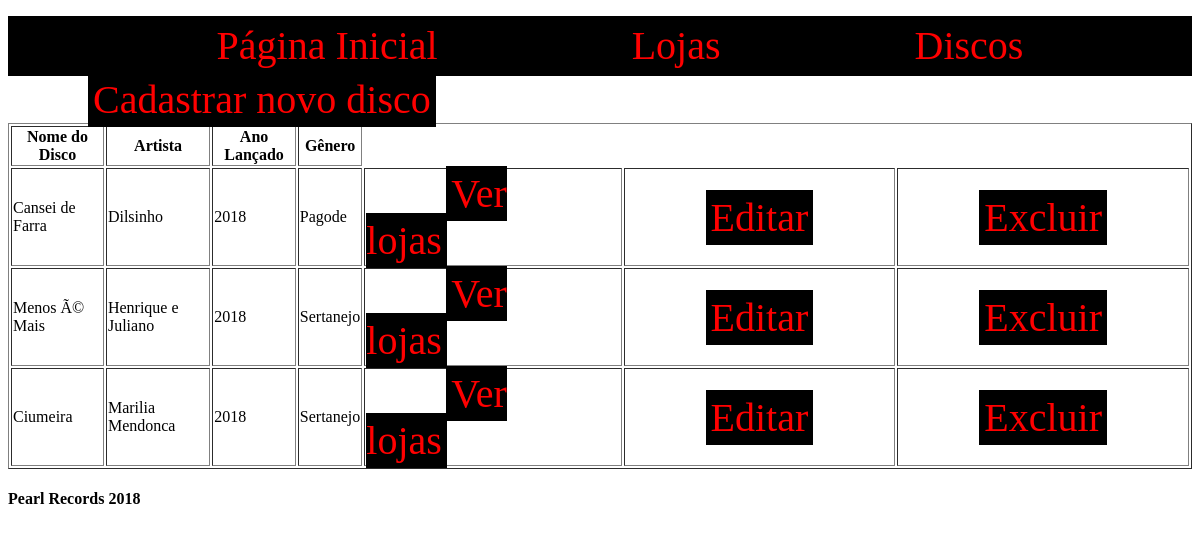
The page /listarDiscos.php on the database its author committed.
### tables this page shows
CREATE TABLE `Disco` (
  `IdDisco` int(11) NOT NULL,
  `Artista` varchar(50) NOT NULL,
  `AnoLancado` int(11) NOT NULL,
  `Genero` varchar(50) NOT NULL,
  `Nome` varchar(60) NOT NULL
);

### DiscoDAO.php (called while the page is built, shortened)
<?php
	class DiscoDAO{
		public function conectar(){
			$servidor = "localhost";
			$usuario = "root";
			$senha = "";
			$bancodados = "PearlRecords";
			$conexao = new mysqli($servidor, $usuario, $senha, $bancodados);
			return $conexao;
		}
		public function listarDiscos(){
			$discos = array();
			try{
				$d = $this->conectar();
				$query = "SELECT * FROM Disco";
				$resultado = $d->query($query);
				while($registro = mysqli_fetch_assoc($resultado)){
					$disco = new Disco();
					$disco->setIdDisco($registro['IdDisco']);
					$disco->setNomeDisco($registro['Nome']);
					$disco->setArtista($registro['Artista']);
					$disco->setAnoLancado($registro['AnoLancado']);
					$disco->setGenero($registro['Genero']);
					array_push($discos, $disco);
				}
			}catch(Exception $ex){
				$situacao = FALSE;
				echo $ex->getFile().' : '.$ex->getLine().' : '.$ex->getMessage();
			}
			return $discos;
		}
	}
?>

### Disco.php (called while the page is built)
<?php
	class Disco {
		private $nome;
		private $artista;
		private $anolancado;
		private $genero;
		private $id;
		function getIdDisco(){
			return $this->id;
		}
		function setIdDisco($id){
			$this->id = $id;
		}
		function setNomeDisco($nome){
			$this->nome = $nome;
		}
		function getNomeDisco(){
			return $this->nome;
		}
		function setArtista($artista){
			$this->artista = $artista;
		}
		function getArtista(){
			return $this->artista;
		}
		function setAnoLancado($anolancado){
			$this->anolancado = $anolancado;
		}
		function getAnoLancado(){
			return $this->anolancado;
		}
		function setGenero($genero){
			$this->genero = $genero;
		}
		function getGenero(){
			return $this->genero;
		}
	}
?>

### listarDiscos.php (the view, shortened to what this page needs)
<?php
require_once 'Disco.php';
require_once 'DiscoDAO.php';
$banco_disco = new DiscoDAO();
$discos = $banco_disco->listarDiscos();
?>
<!DOCTYPE html>
<html>
    <head>
            <link rel="stylesheet" type="text/css" href="Menu.css">
    </head>
    <body>
        <header>
            <nav class="menu">
                <ul>
                    <li><a href = "index.php" >Página Inicial</a></li>
                    <li><a href = "listarLojas.php">Lojas</a></li>
                    <li><a href = "listarDiscos.php">Discos</a></li>
                </ul>
            </nav>
        </header>
	<div class="cadastro">
		<a href="novoDisco.php" class="cadastrobutton">Cadastrar novo disco</a>
        </div>
	<div class="tabeladiscos">
		<table border=1>
			<thead>
			<tr>
				<th> Nome do Disco</th>
				<th> Artista </th>
				<th> Ano Lançado </th>
				<th> Gênero </th>
			</tr>
			</thead>
			<tbody>
			<?php
				foreach($discos as $disco){
			?>
				<tr>
					<td><?php echo $disco->getNomeDisco() ?></td>
					<td><?php echo $disco->getArtista() ?></td>
					<td><?php echo $disco->getAnoLancado() ?></td>
					<td><?php echo $disco->getGenero() ?></td>
					<td><a href="verLojas.php?id=<?php echo $disco->getIdDisco();?>" class="tablebutton"> Ver lojas </a></td>
					<td><a href="alterarDisco.php?id=<?php echo $disco->getIdDisco();?>" class="tablebutton">Editar</a></td>
					<td><a href="excluirDisco.php?id=<?php echo $disco->getIdDisco();?>" class="tablebutton">Excluir</a></td>
				</tr>
			<?php   }  ?>
			</tbody>
		</table>
        </div>
        <footer>
            <h4>Pearl Records 2018</h4>
        </footer>
    </body>
</html>

### Menu.css (style rules this page uses)
header { height: 60px; background-color: #000000; text-align: center; }
.menu ul li { display:inline-block; line-height: 60px; margin: 0 10px; }
a { text-decoration: none; color: #ff0000; font-size: 40px; background-color: #000000; padding: 5px; margin: 80px; }

### rows shown on the page
disco: Nome "Cansei de Farra", Artista "Dilsinho", AnoLancado "2018", Genero "Pagode"
disco: Nome "Menos Ã© Mais", Artista "Henrique e Juliano", AnoLancado "2018", Genero "Sertanejo"
disco: Nome "Ciumeira", Artista "Marilia Mendonca", AnoLancado "2018", Genero "Sertanejo"
